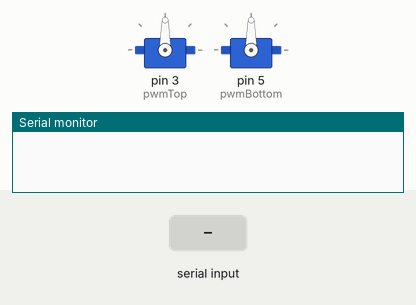
The sketch below on a simulated Arduino Uno, built with avr-gcc and run on an emulated ATmega328P. Shown: 2 × servo, the last lines printed to the serial monitor. The test bench sets the inputs (shaded band).

Above: at 1.2 s.
1.3 s: "90,45\n" received over Serial
At 2.5 s:
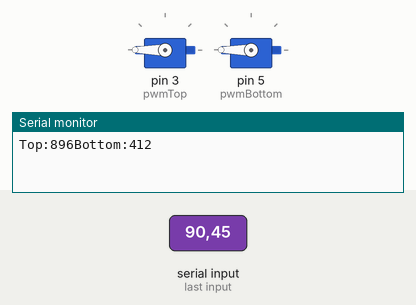
2.8 s: "30,150\n" received over Serial
At 3.7 s:
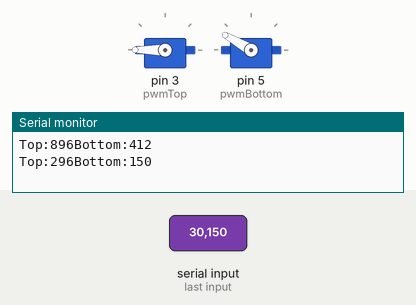
4.3 s: "90,45\n" received over Serial
At 4.8 s:
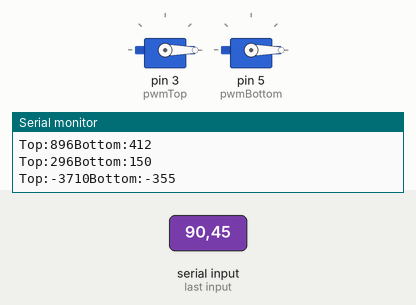
Timing chart, 0 to 7.3 s (numbered marks = the images above; inputs shaded):
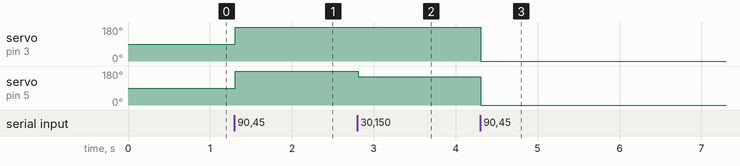

Measured:
- after the input at 1.3 s, servo on pin 3 (pwmTop), servo on pin 5 (pwmBottom): 90° → 180° at once
- after the input at 2.8 s, servo on pin 5 (pwmBottom): 180° → 150° at once
- after the input at 4.3 s, servo on pin 3 (pwmTop): 180° → 0° at once; servo on pin 5 (pwmBottom): 150° → 0° at once

The sketch:

servo.ino
```cpp
#include <Servo.h>

constexpr int maxAngle = 150;
constexpr int minAngle = 30;
constexpr int pwmTop = 3;
constexpr int pwmBottom = 5;
constexpr int baudRate = 9600;


Servo servoBottom;
Servo servoTop;

void setup()
{
  Serial.begin(baudRate);
  servoTop.attach(pwmTop, 500, 2500);
  servoBottom.attach(pwmBottom, 500, 2500);
}

void regulate(int &angle)
{
  if(angle<0) angle=0;
  else if(angle>180) angle=180;
}

void loop()
{
  while(Serial.available()>=6)
  {

    int angle1 = 0;
    for(int i=2;i>=0;i--)
    {
      int digit = Serial.read();
      angle1 += (digit-'0')*pow(10, i);
    }
    Serial.print("Top:");
    Serial.print(angle1);

    int angle2 = 0;
    for(int i=2;i>=0;i--)
    {
      int digit = Serial.read();
      angle2 += (digit-'0')*pow(10, i);
    }
    Serial.print("Bottom:");
    Serial.println(angle2);

    regulate(angle1);
    regulate(angle2);

    servoTop.write(angle1);
    servoBottom.write(angle2);
    delay(30);
  }
}
```
